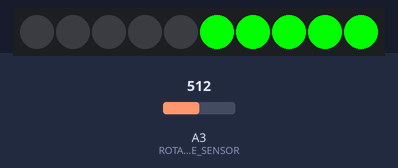
The sketch below on a simulated Arduino Uno, built with avr-gcc and run on an emulated ATmega328P. Shown: 10 RGB LEDs in strip order, left to right. The test bench sets the inputs (shaded band); at power-on: A3 (ROTARY_ANGLE_SENSOR) = 512.

Above: at 1.8 s.
1.9 s: A3 (ROTARY_ANGLE_SENSOR) set to 902
At 3.4 s:
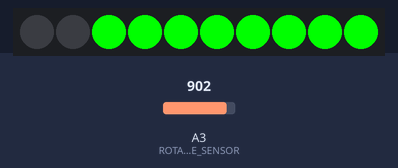
4.1 s: A3 (ROTARY_ANGLE_SENSOR) set to 936
At 6.5 s:
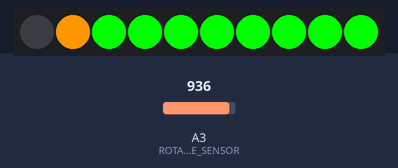
7.4 s: A3 (ROTARY_ANGLE_SENSOR) set to 1009
10.2 s: A3 (ROTARY_ANGLE_SENSOR) set to 1023
At 12.6 s:
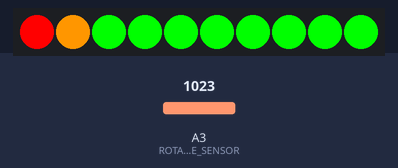
13.6 s: A3 (ROTARY_ANGLE_SENSOR) set to 0
At 14.8 s:
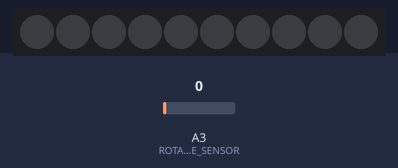
Timing chart, 0 to 16.6 s (numbered marks = the images above; inputs shaded):
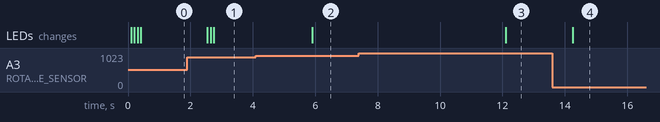

Measured:
- the behaviour switches between 920 and 921 on A3 (ROTARY_ANGLE_SENSOR) (found by bisection; images 1 and 2)
- the behaviour switches between 1022 and 1023 on A3 (ROTARY_ANGLE_SENSOR) (found by bisection; images 2 and 3)
- after the input at 1.9 s, the LEDs: first change after 0.65 s (image 1 shows a later state)
- after the input at 4.1 s, the LEDs: change after 1.8 s (image 2)
- after the input at 7.4 s, every drawn part: stays the same
- after the input at 10.2 s, the LEDs: change after 1.9 s (image 3)
- after the input at 13.6 s, the LEDs: change after 0.66 s (image 4)

The sketch:

Grove_LedBar_Demo.ino
```cpp
#define ROTARY_ANGLE_SENSOR A3 // The input pin used for the sensor
#define ADC_REF 5 // This matches the operating voltage we set to 5V
#define GROVE_VCC 5 // VCC of the grove interface which is often 5V
#define NUM_OF_LEDS 10 // Number of LEDs in the LED bar

#include <Grove_LED_Bar.h>

Grove_LED_Bar LEDbar(A4, A5, 1); // Setting the data and clock pins used

void setup()
{
  pinMode(ROTARY_ANGLE_SENSOR, INPUT);
  LEDbar.begin();
}

void loop()
{
  // Measure the number of LEDs that should be on
  // based on the angle of the rotary sensor
  int lightLevel = getLightLevel();

  // If light level is above 0, set LED bar accordingly
  if (lightLevel) {

    // Turn on the LEDs up to the measured light level
    for (int i = 1; i <= lightLevel; i++) {
        // Turn on
        LEDbar.setLed(i, 1);
        delay(100);
    }

    // Turn off the rest of the LEDs in reverse order
    for (int j = 10; j > lightLevel; j--) {
        // Turn off
        LEDbar.setLed(j, 0);
        delay(100);
    }

  } else {

    // Turn off all LEDs
    for (int k = 1; k <= 10; k++) {
        // Turn off
        LEDbar.setLed(k, 0);
    }
  }
}

int getLightLevel()
{
  // Take reading, measure voltage, and calculate
  // number of LEDs which should be turned on
  int reading = analogRead(ROTARY_ANGLE_SENSOR);
  float voltage = (float)reading*ADC_REF/1023;
  float level = (voltage*NUM_OF_LEDS)/GROVE_VCC;
  return level;
}
```
